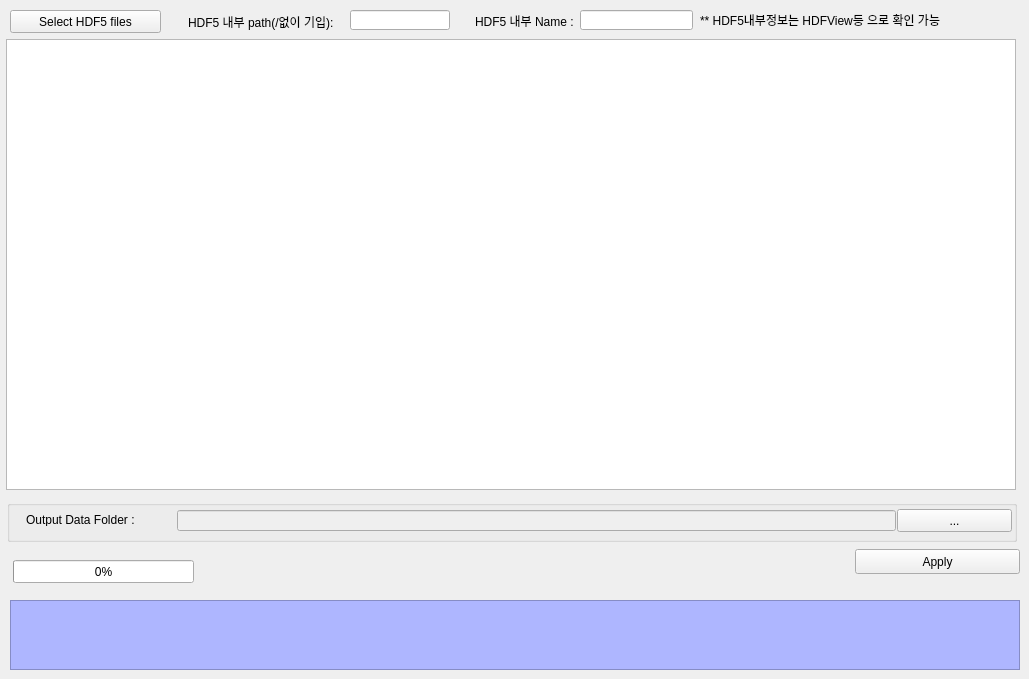
    <widget class="QWidget" name="tab_8">
     <attribute name="title">
      <string>HDF5_Convert</string>
     </attribute>
     <widget class="QGroupBox" name="groupBox_9">
      <property name="geometry">
       <rect>
        <x>7</x>
        <y>500</y>
        <width>1010</width>
        <height>42</height>
       </rect>
      </property>
      <property name="title">
       <string/>
      </property>
      <widget class="QPushButton" name="btn_Output_Folder_Convert">
       <property name="geometry">
        <rect>
         <x>890</x>
         <y>9</y>
         <width>115</width>
         <height>23</height>
        </rect>
       </property>
       <property name="text">
        <string>...</string>
       </property>
      </widget>
      <widget class="QLabel" name="label_14">
       <property name="geometry">
        <rect>
         <x>19</x>
         <y>14</y>
         <width>137</width>
         <height>12</height>
        </rect>
       </property>
       <property name="text">
        <string>Output Data Folder : </string>
       </property>
      </widget>
      <widget class="QLineEdit" name="txt_Output_Convert">
       <property name="enabled">
        <bool>false</bool>
       </property>
       <property name="geometry">
        <rect>
         <x>170</x>
         <y>10</y>
         <width>719</width>
         <height>21</height>
        </rect>
       </property>
      </widget>
     </widget>
     <widget class="QTextEdit" name="txt_Convert_EX">
      <property name="enabled">
       <bool>false</bool>
      </property>
      <property name="geometry">
       <rect>
        <x>10</x>
        <y>600</y>
        <width>1010</width>
        <height>70</height>
       </rect>
      </property>
      <property name="styleSheet">
       <string notr="true">background-color: rgb(174, 182, 255);
font: 75 10pt &quot;MS Shell Dlg 2&quot;;</string>
      </property>
     </widget>
     <widget class="QTableWidget" name="tb_hdf5">
      <property name="geometry">
       <rect>
        <x>6</x>
        <y>39</y>
        <width>1010</width>
        <height>451</height>
       </rect>
      </property>
      <property name="editTriggers">
       <set>QAbstractItemView::AnyKeyPressed|QAbstractItemView::DoubleClicked|QAbstractItemView::EditKeyPressed</set>
      </property>
      <property name="selectionMode">
       <enum>QAbstractItemView::NoSelection</enum>
      </property>
      <attribute name="horizontalHeaderCascadingSectionResizes">
       <bool>false</bool>
      </attribute>
      <attribute name="horizontalHeaderStretchLastSection">
       <bool>true</bool>
      </attribute>
     </widget>
     <widget class="QPushButton" name="btn_Apply_Convert">
      <property name="geometry">
       <rect>
        <x>855</x>
        <y>549</y>
        <width>165</width>
        <height>25</height>
       </rect>
      </property>
      <property name="text">
       <string>Apply</string>
      </property>
     </widget>
     <widget class="QPushButton" name="btn_input_hdf5">
      <property name="geometry">
       <rect>
        <x>10</x>
        <y>10</y>
        <width>151</width>
        <height>23</height>
       </rect>
      </property>
      <property name="text">
       <string>Select HDF5 files</string>
      </property>
     </widget>
     <widget class="QLineEdit" name="txt_hdf_inName">
      <property name="geometry">
       <rect>
        <x>580</x>
        <y>10</y>
        <width>113</width>
        <height>20</height>
       </rect>
      </property>
     </widget>
     <widget class="QLineEdit" name="txt_hdf5_inPath">
      <property name="geometry">
       <rect>
        <x>350</x>
        <y>10</y>
        <width>100</width>
        <height>20</height>
       </rect>
      </property>
     </widget>
     <widget class="QLabel" name="label_8">
      <property name="geometry">
       <rect>
        <x>188</x>
        <y>14</y>
        <width>161</width>
        <height>16</height>
       </rect>
      </property>
      <property name="text">
       <string>HDF5 내부 path(/없이 기입):</string>
      </property>
     </widget>
     <widget class="QLabel" name="label_11">
      <property name="geometry">
       <rect>
        <x>475</x>
        <y>15</y>
        <width>110</width>
        <height>12</height>
       </rect>
      </property>
      <property name="text">
       <string>HDF5 내부 Name :</string>
      </property>
     </widget>
     <widget class="QLabel" name="label_15">
      <property name="geometry">
       <rect>
        <x>700</x>
        <y>10</y>
        <width>270</width>
        <height>20</height>
       </rect>
      </property>
      <property name="text">
       <string>** HDF5내부정보는 HDFView등 으로 확인 가능</string>
      </property>
     </widget>
     <widget class="QProgressBar" name="hdf5_progressBar">
      <property name="geometry">
       <rect>
        <x>13</x>
        <y>560</y>
        <width>181</width>
        <height>23</height>
       </rect>
      </property>
      <property name="value">
       <number>0</number>
      </property>
     </widget>
    </widget>
